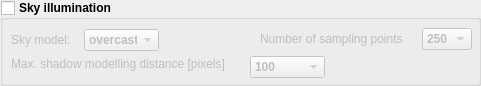
  <widget class="QGroupBox" name="group_illumination">
   <property name="enabled">
    <bool>true</bool>
   </property>
   <property name="geometry">
    <rect>
     <x>10</x>
     <y>590</y>
     <width>481</width>
     <height>86</height>
    </rect>
   </property>
   <property name="font">
    <font>
     <weight>75</weight>
     <bold>true</bold>
    </font>
   </property>
   <property name="accessibleDescription">
    <string>sky_illumination</string>
   </property>
   <property name="title">
    <string>Sky illumination</string>
   </property>
   <property name="flat">
    <bool>false</bool>
   </property>
   <property name="checkable">
    <bool>true</bool>
   </property>
   <property name="checked">
    <bool>false</bool>
   </property>
   <widget class="QWidget" name="layoutWidget_13">
    <property name="geometry">
     <rect>
      <x>260</x>
      <y>27</y>
      <width>212</width>
      <height>24</height>
     </rect>
    </property>
    <layout class="QHBoxLayout" name="horizontalLayout_19">
     <item>
      <widget class="QLabel" name="label_18">
       <property name="font">
        <font>
         <weight>50</weight>
         <bold>false</bold>
        </font>
       </property>
       <property name="text">
        <string>Number of sampling points</string>
       </property>
      </widget>
     </item>
     <item>
      <widget class="QComboBox" name="sky_nr_points">
       <property name="maximumSize">
        <size>
         <width>50</width>
         <height>22</height>
        </size>
       </property>
       <property name="accessibleDescription">
        <string>number_points</string>
       </property>
       <item>
        <property name="text">
         <string>250</string>
        </property>
       </item>
       <item>
        <property name="text">
         <string>500</string>
        </property>
       </item>
      </widget>
     </item>
    </layout>
   </widget>
   <widget class="QWidget" name="layoutWidget">
    <property name="geometry">
     <rect>
      <x>11</x>
      <y>28</y>
      <width>148</width>
      <height>24</height>
     </rect>
    </property>
    <layout class="QHBoxLayout" name="horizontalLayout_12">
     <item>
      <widget class="QLabel" name="label_15">
       <property name="font">
        <font>
         <weight>50</weight>
         <bold>false</bold>
        </font>
       </property>
       <property name="text">
        <string>Sky model:</string>
       </property>
      </widget>
     </item>
     <item>
      <widget class="QComboBox" name="sky_model">
       <property name="minimumSize">
        <size>
         <width>75</width>
         <height>0</height>
        </size>
       </property>
       <property name="maximumSize">
        <size>
         <width>75</width>
         <height>22</height>
        </size>
       </property>
       <property name="accessibleDescription">
        <string>sky_model</string>
       </property>
       <item>
        <property name="text">
         <string>overcast</string>
        </property>
       </item>
       <item>
        <property name="text">
         <string>uniform</string>
        </property>
       </item>
      </widget>
     </item>
    </layout>
   </widget>
   <widget class="QLabel" name="label_22">
    <property name="geometry">
     <rect>
      <x>11</x>
      <y>56</y>
      <width>231</width>
      <height>16</height>
     </rect>
    </property>
    <property name="font">
     <font>
      <weight>50</weight>
      <bold>false</bold>
     </font>
    </property>
    <property name="text">
     <string>Max. shadow modelling distance [pixels]</string>
    </property>
   </widget>
   <widget class="QComboBox" name="sky_shadow">
    <property name="geometry">
     <rect>
      <x>250</x>
      <y>56</y>
      <width>75</width>
      <height>22</height>
     </rect>
    </property>
    <property name="minimumSize">
     <size>
      <width>75</width>
      <height>0</height>
     </size>
    </property>
    <property name="maximumSize">
     <size>
      <width>75</width>
      <height>22</height>
     </size>
    </property>
    <property name="accessibleDescription">
     <string>max_shadow_dist</string>
    </property>
    <item>
     <property name="text">
      <string>100</string>
     </property>
    </item>
    <item>
     <property name="text">
      <string>50</string>
     </property>
    </item>
    <item>
     <property name="text">
      <string>500</string>
     </property>
    </item>
    <item>
     <property name="text">
      <string>unlimited</string>
     </property>
    </item>
   </widget>
  </widget>
